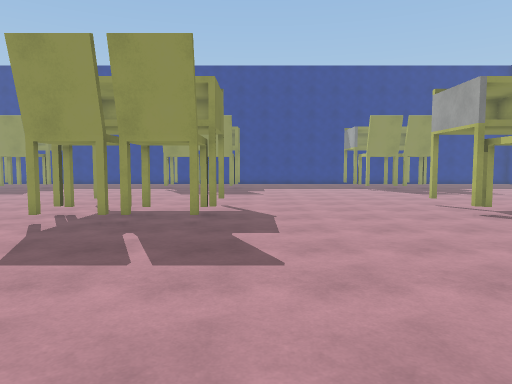
View 1 (above)

18 first-person views from a walk through a 3-D level made in the Unity game engine. The camera is 1.5 m above the floor, tilts 4° down and sees 70° across. The floor is counted in squares, 1 m on a side. Each view is taken from the middle of a square. On the plan, view 1 faces up. The plan holds only what a view shows up to about 16 squares ahead; the rest is blank. The place goes on beyond the plan. Surface patterns are stand-ins for the level's own textures.

View 2
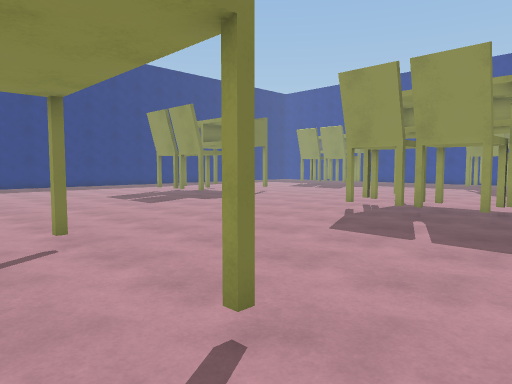

View 3
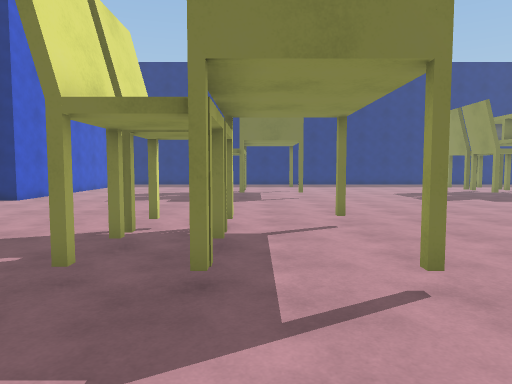

View 4
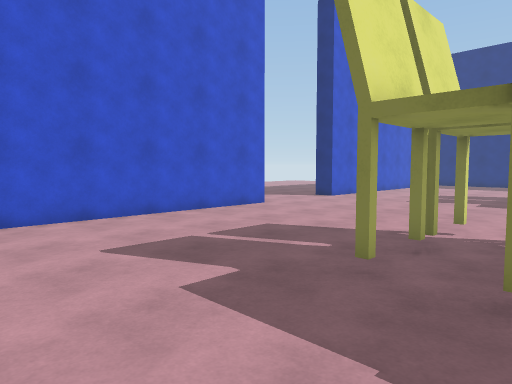

View 5
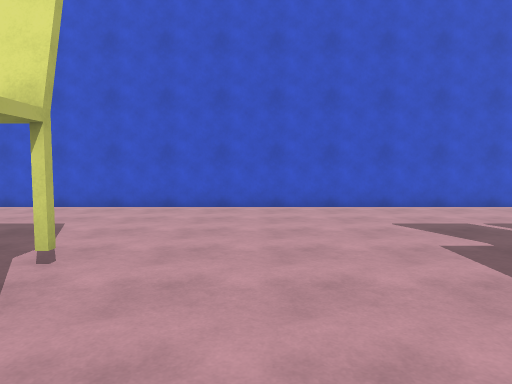

View 6
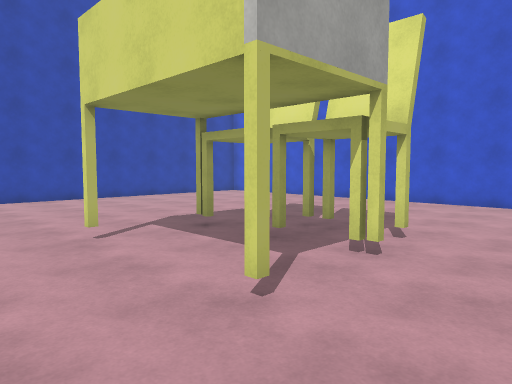

View 7
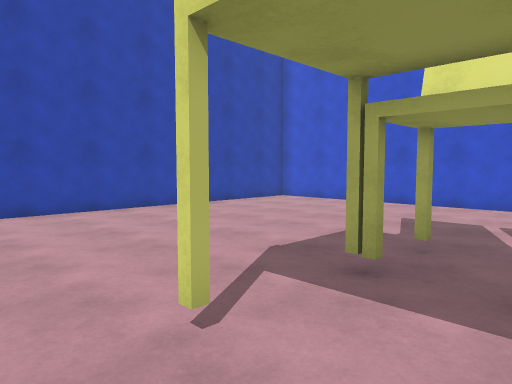

View 8
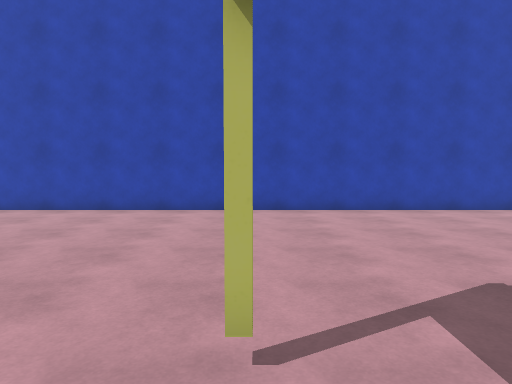

View 9
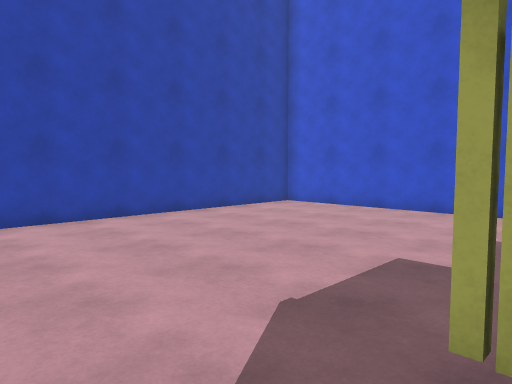

View 10
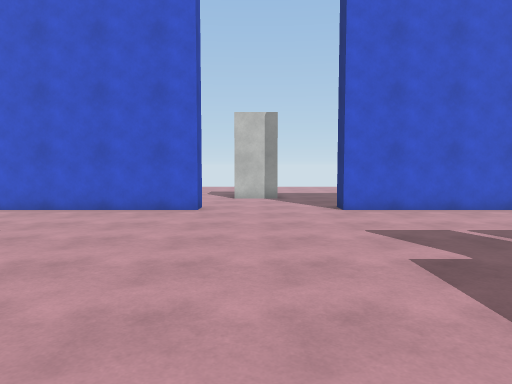

View 11
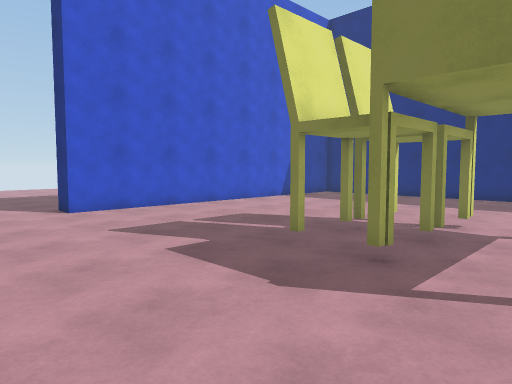

View 12
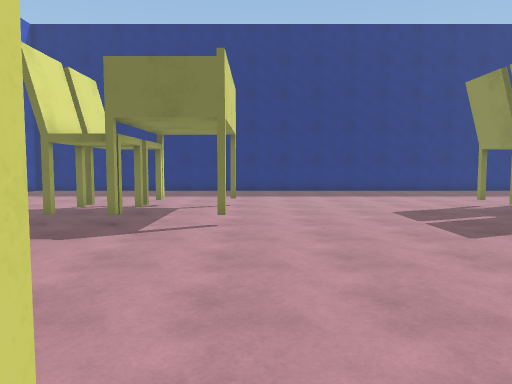

View 13
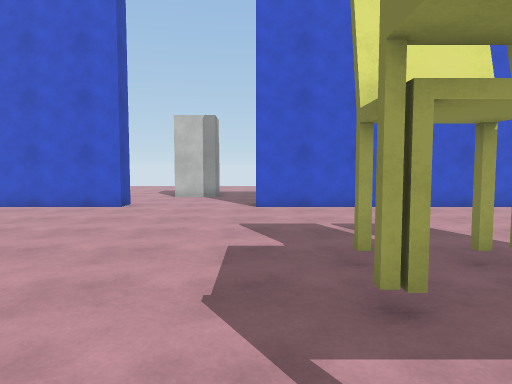

View 14
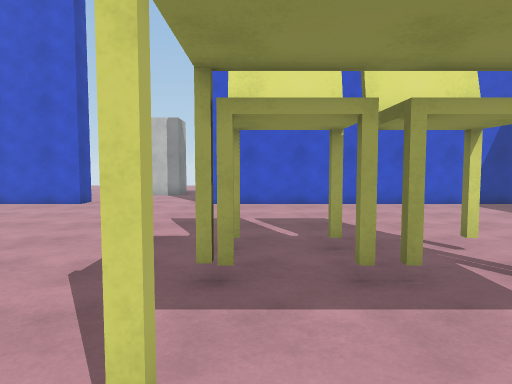

View 15
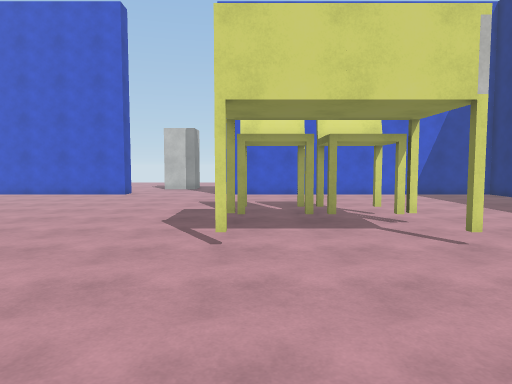

View 16
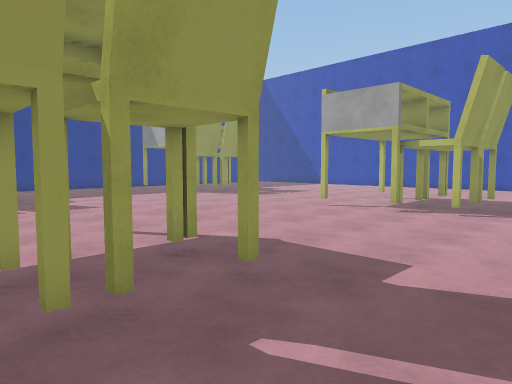

View 17
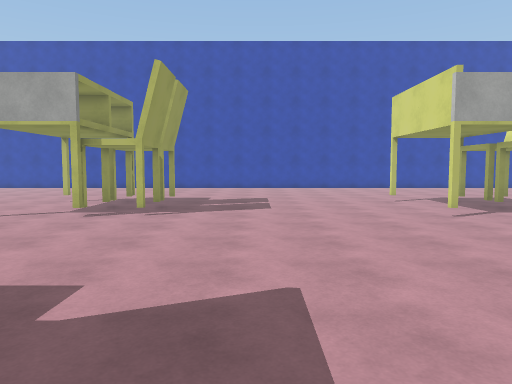

View 18
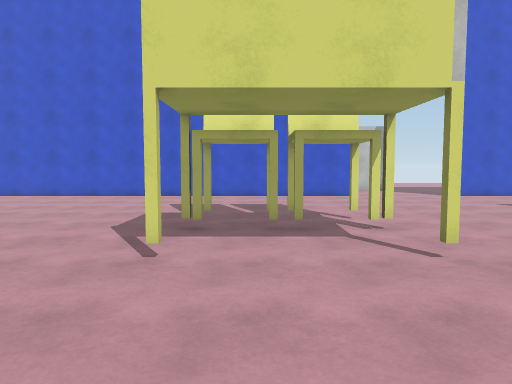

### Floor plan
Key: @ floor where view 1 was taken; # wall or solid block; . floor.
Columns run from 21 left of view 1 to 22 right of it. Each row starts with its distance up from view 1.
 18                    ..... ..
 17                   ..........
 16                  .................
 15            .. ....................
 14            ....#....#.......#....#
 13             ......................
 12              .....................
 11 ...          ....###..........###.
 10 ....#       .....###..........###..
  9 ......     ........................        #
  8 ....... ..........................       ..#
  7 ..................................      ...#
  6 ..................................    .....#
  5 ..................................   ......#
  4 .................................. ........#
  3 ...........................................#
  2 ...........................................#
  1 ....................... ...................#
  0 ..#....#.......#....#@.  ...#....#.........#
 -1 ...........................................#
 -2 ...........................................#
 -3 ....###..........###..........###..........#
 -4 ....###..........###..........###..........#
 -5 ...........................................#
 -6 ...........................................#
 -7 ...........................................#
 -8 ...........................................#
 -9 ...........................................#
-10 ...........................................#
-11 ...........................................#
-12 ...........................................#
-13 #########....###############################

Where each view was taken, in squares from view 1:
view 1: 0 up, 0 right, facing up
view 2: 2 down, 1 right, facing up-left
view 3: 2 down, 3 right, facing left
view 4: 2 down, 3 right, facing down-left
view 5: 1 up, 4 right, facing down
view 6: 3 up, 4 right, facing down-right
view 7: 2 up, 9 right, facing down-right
view 8: 0 up, 9 right, facing right
view 9: 0 up, 11 right, facing down-right
view 10: 0 up, 10 left, facing down
view 11: 0 up, 9 left, facing down-left
view 12: 1 up, 5 left, facing left
view 13: 1 up, 13 left, facing down
view 14: 2 up, 15 left, facing down
view 15: 7 up, 15 left, facing down
view 16: 6 up, 5 left, facing up-right
view 17: 6 up, 4 left, facing right
view 18: 6 up, 3 left, facing down
